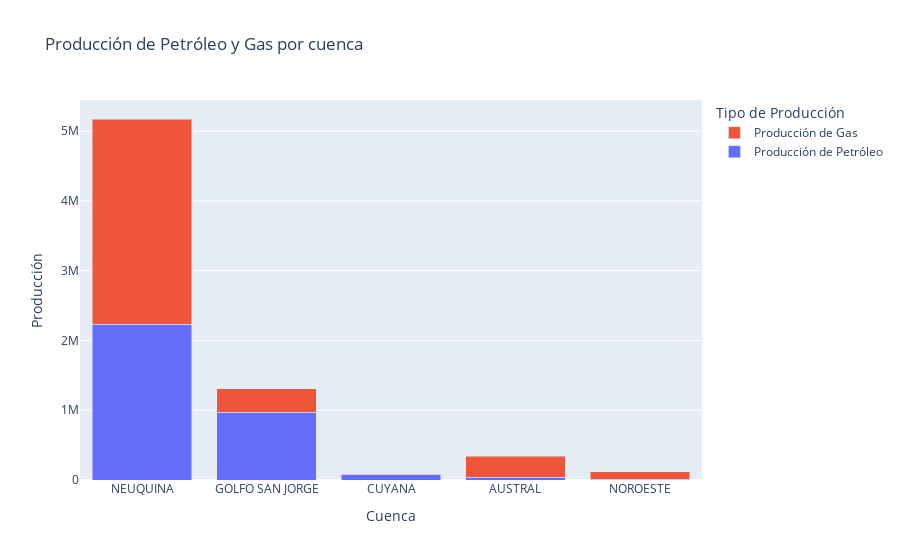

The notebook cell this image was saved under:
### Markdown cell above
Cuenca con mayor produccion

### Code cell
# DataFrame
cuenca = mes3.groupby('cuenca')[['prod_pet', 'prod_gas', 'prod_agua']]
# Ordenamiento
sort_data = cuenca.sum().reset_index().round(2).sort_values(by='prod_pet', ascending=False, ignore_index=True).head(5)
# Figura
fig = go.Figure()

fig.add_trace(go.Bar(
    x=sort_data['cuenca'],
    y=sort_data['prod_pet'],
    name='Producción de Petróleo'
))
fig.add_trace(go.Bar(
    x=sort_data['cuenca'],
    y=sort_data['prod_gas'],
    name='Producción de Gas'
))

fig.update_layout(
    barmode='stack',
    title='Producción de Petróleo y Gas por cuenca',
    xaxis_title='Cuenca',
    yaxis_title='Producción',
    legend_title='Tipo de Producción'
)
fig.show()
# Hay dos cuencas las cuales no tienen produccion el mes de marzo por lo cual son excluidas

### Figure 1 — Plotly figure (JSON) as saved in the notebook; plotly's stock layout.template omitted (floating-point values rounded to 4 significant figures)
{"data": [{"name": "Producción de Petróleo", "type": "bar", "x": ["NEUQUINA", "GOLFO SAN JORGE", "CUYANA", "AUSTRAL", "NOROESTE"], "y": [2229000.0, 971300.0, 75770.0, 38460.0, 13940.0]}, {"name": "Producción de Gas", "type": "bar", "x": ["NEUQUINA", "GOLFO SAN JORGE", "CUYANA", "AUSTRAL", "NOROESTE"], "y": [2944000.0, 335200.0, 4054.0, 304200.0, 104600.0]}], "layout": {"barmode": "stack", "legend": {"title": {"text": "Tipo de Producción"}}, "title": {"text": "Producción de Petróleo y Gas por cuenca"}, "xaxis": {"title": {"text": "Cuenca"}}, "yaxis": {"title": {"text": "Producción"}}}}
